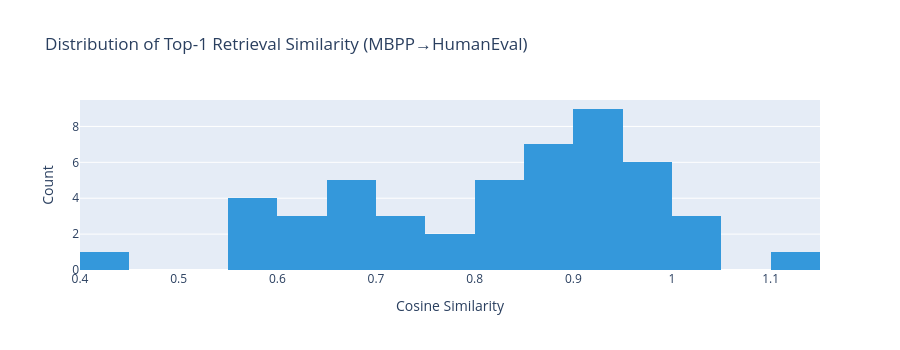

Source (notebook cell):
### Markdown cell above
## 7. Retrieval Quality Analysis

### Code cell
# Analyze retrieval quality: how similar are retrieved episodes to test problems?
similarities = []
for problem in eval_subset:
    episodes = retrieve_episodes_cvx(problem['prompt'])
    if episodes:
        similarities.append(episodes[0]['similarity'])

print(f'Top-1 retrieval similarity:')
print(f'  Mean: {np.mean(similarities):.4f}')
print(f'  Median: {np.median(similarities):.4f}')
print(f'  Min: {np.min(similarities):.4f}')
print(f'  Max: {np.max(similarities):.4f}')

fig = go.Figure(data=go.Histogram(x=similarities, nbinsx=30, marker_color='#3498db'))
fig.update_layout(
    title='Distribution of Top-1 Retrieval Similarity (MBPP→HumanEval)',
    xaxis_title='Cosine Similarity', yaxis_title='Count', height=350,
)
fig.show()

### Figure 1 — Plotly figure (JSON) as saved in the notebook; plotly's stock layout.template omitted (floating-point values rounded to 4 significant figures)
{"data": [{"marker": {"color": "#3498db"}, "nbinsx": 30, "type": "histogram", "x": [0.9095, 0.839, 1.012, 0.9016, 1.115, 0.9375, 0.9932, 0.9066, 0.6211, 0.8078, 0.6777, 0.8941, 0.6588, 0.9144, 0.8242, 0.9197, 0.6814, 0.8967, 0.7922, 0.4084, 0.6919, 0.8337, 0.9667, 0.9149, 0.7401, 0.8841, 0.6357, 0.5728, 1.007, 0.9521, 0.5558, 0.7504, 1.034, 0.738, 0.5826, 0.5765, 0.9361, 0.6694, 0.9656, 0.8674, 0.9131, 0.8154, 0.7436, 0.8849, 0.8556, 0.9756, 0.6453, 0.9565, 0.8826]}], "layout": {"height": 350, "title": {"text": "Distribution of Top-1 Retrieval Similarity (MBPP→HumanEval)"}, "xaxis": {"title": {"text": "Cosine Similarity"}}, "yaxis": {"title": {"text": "Count"}}}}
